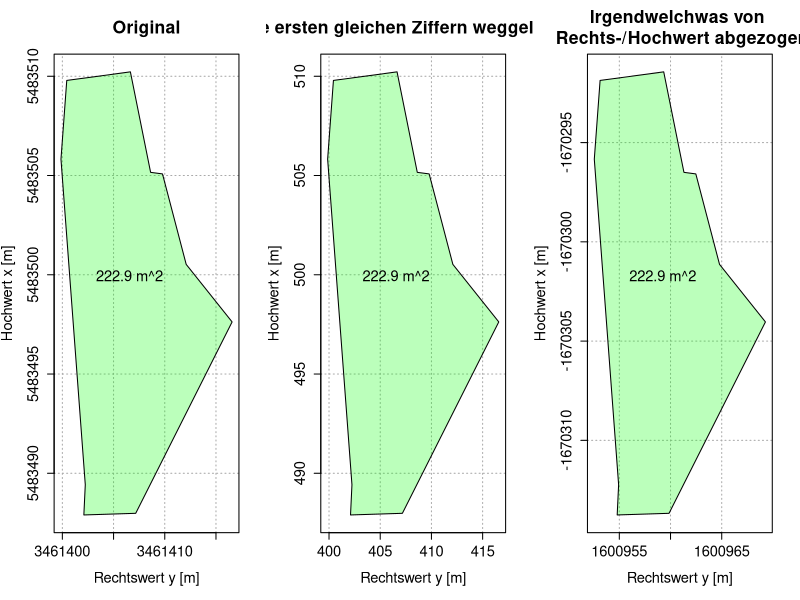

Source code (R):
#!/usr/bin/Rscript
# test the gauss area formula

#### functions ####
gauss_area <- function(x,y) {
    # first method
    xnm1 <- x[c(length(x),1:(length(x)-1))]
    xnp1 <- x[c(2:length(x),1)]
    area_1 <- 0.5 * sum(y * (xnm1 - xnp1))
    # second method
    ynm1 <- y[c(length(y),1:(length(y)-1))]
    ynp1 <- y[c(2:length(y),1)]
    area_2 <- 0.5 * sum(x * (ynp1 - ynm1))
    stopifnot(all.equal(area_1,area_2))
    return(area_1)
}
# test it (poorly)
stopifnot(gauss_area(x = c(0,1,1,2,2,1,0,0), y =c(0,0,1,1,2,2,2,1))==3)

remove_equal_first_digits <- function(x) {
    # make it a number below 1
    # i.e. divide by 10 power the number of digits before the comma
    digits_before_comma <- nchar(as.character(max(floor(x))))
    as_comma <- x/10^digits_before_comma
    res <- as_comma
    
    for (equal_first_digits in 16:1){
        rounded <- unique(floor(as_comma*10^equal_first_digits))/10^equal_first_digits
        if(length(rounded) == 1) break
    }
    
    res <- ( as_comma - rounded ) * 10 ^ digits_before_comma
    return(res)
}

#### generate random polygon ####
# number of points
POLYNUM <- 10
# ~radius of points from center
POLYRADIUS <- 10
# Paradeplatz Mannheim as example
POLYCENTER <- c(rechts=3461404.0,hoch=5483498.0)
# angles around the center
polyangles <- sort(runif(n = POLYNUM, min = 0, max = 2*pi))
# radii from center
polyradii <- runif(n = POLYNUM, min = POLYRADIUS * 0.7, max = POLYRADIUS * 1.3)
# create polynom coordinates
POLYGON <- list(
    rechts = POLYCENTER["rechts"] + polyradii * cos(polyangles),
    hoch = POLYCENTER["hoch"] + polyradii * sin(polyangles)
)

#### Plot polygon ####
plot_polygon <- function(x,y,title="") {
    # base plot
    plot(NA, type = "n"
         ,main = title
         ,xlim = range(x)
         ,ylim = range(y)
         ,xlab = "Rechtswert y [m]"
         ,ylab = "Hochwert x [m]"
         ,panel.first = grid(col="darkgray")
    )
    # draw the polygon
    polygon(
        x = x
        ,y = y
        ,col = "#00ff0044"
        ,border = "black"
    )
    # show area
    area <- gauss_area(x = x, y = y)
    center <- c(x=mean(x),y=mean(y))
    text(x = center["x"], y = center["y"],
         labels = paste(round(area,digits=2),"m^2"),
         adj = c(0.5,0.5)
         )
}

par(mfrow = c(1,3),ps=16)
# original polygon
plot_polygon(x = POLYGON$rechts, y = POLYGON$hoch,
             title="Original")
# intelligently shifted polygon
# remove equal first digits
POLYGON_EASIER <- list(
    rechts = remove_equal_first_digits(POLYGON$rechts),
    hoch = remove_equal_first_digits(POLYGON$hoch)
)
plot_polygon(x = POLYGON_EASIER$rechts,y = POLYGON_EASIER$hoch,
             title="Die ersten gleichen Ziffern weggelassen")
# randomly shifted
POLYGON_SHIFTED <- list(
    rechts = POLYGON$rechts - runif(n = 1, 
        min = mean(POLYGON$rechts) - abs(max(POLYGON$rechts)),
        max = mean(POLYGON$rechts) + abs(max(POLYGON$rechts))),
    hoch = POLYGON$hoch - runif(n = 1, 
        min = mean(POLYGON$hoch) - abs(max(POLYGON$hoch)),
        max = mean(POLYGON$hoch) + abs(max(POLYGON$hoch)))
)
plot_polygon(x = POLYGON_SHIFTED$rechts,y = POLYGON_SHIFTED$hoch,
             title = "Irgendwelchwas von \n Rechts-/Hochwert abgezogen")